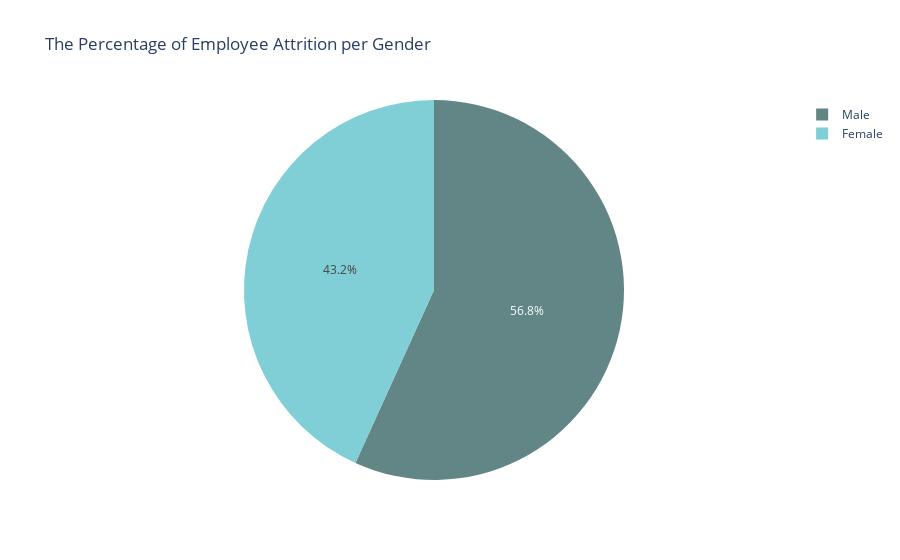

Notebook code for this chart:
### Code cell
# PIE

data_gender_attrition = healthcare_data1.groupby(['Gender'])['Attrition'].sum().reset_index()
print(data_gender_attrition)
pie_gender_attrition = px.pie(data_gender_attrition, 
                        names="Gender" , 
                        values='Attrition', 
                        color="Gender",
                        title = "The Percentage of Employee Attrition per Gender",
                        color_discrete_map={
                            'Male':'#618685',
                            'Female':'#80ced6',
                        })
pie_gender_attrition

### Figure 1 — Plotly figure (JSON) as saved in the notebook; plotly's stock layout.template omitted (floating-point values rounded to 4 significant figures)
{"data": [{"customdata": [["Female"], ["Male"]], "domain": {"x": [0, 1], "y": [0, 1]}, "hovertemplate": "Gender=%{customdata[0]}<br>Attrition=%{value}<extra></extra>", "labels": ["Female", "Male"], "legendgroup": "", "marker": {"colors": ["#80ced6", "#618685"]}, "name": "", "showlegend": true, "type": "pie", "values": [86, 113]}], "layout": {"legend": {"tracegroupgap": 0}, "title": {"text": "The Percentage of Employee Attrition per Gender"}}}
